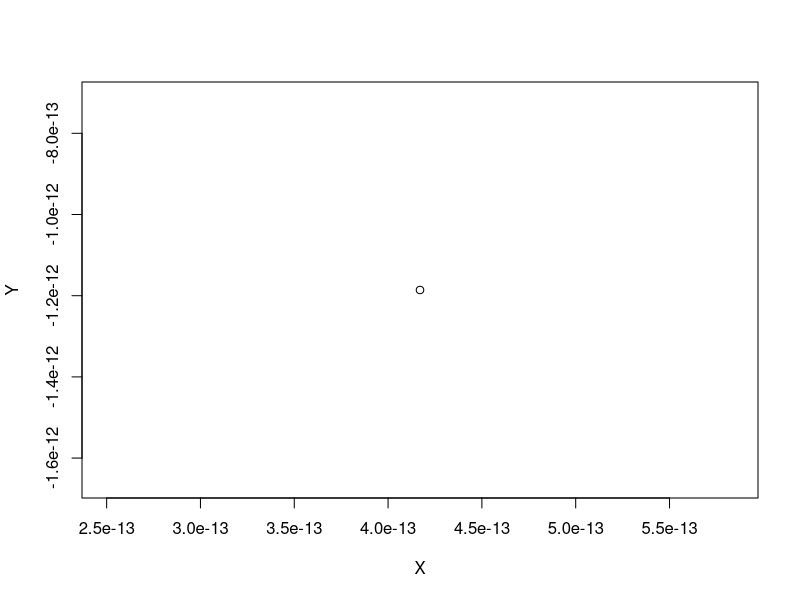
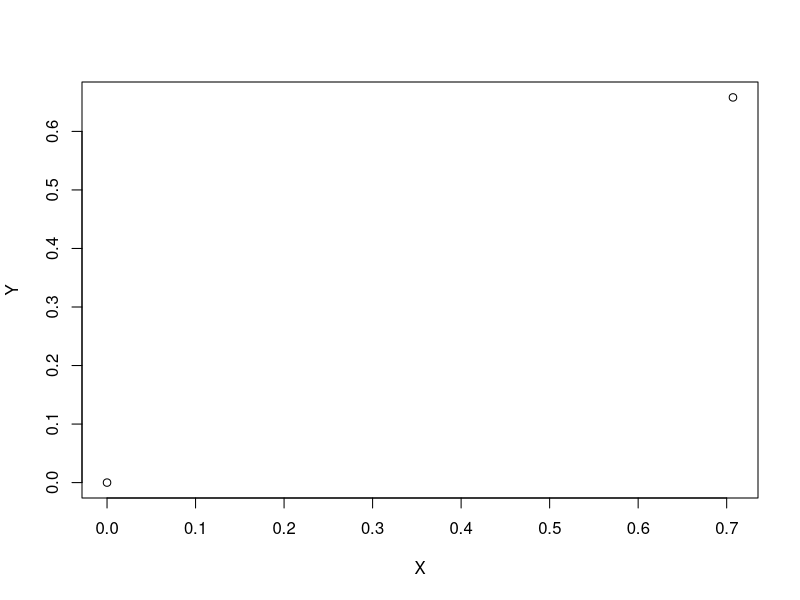
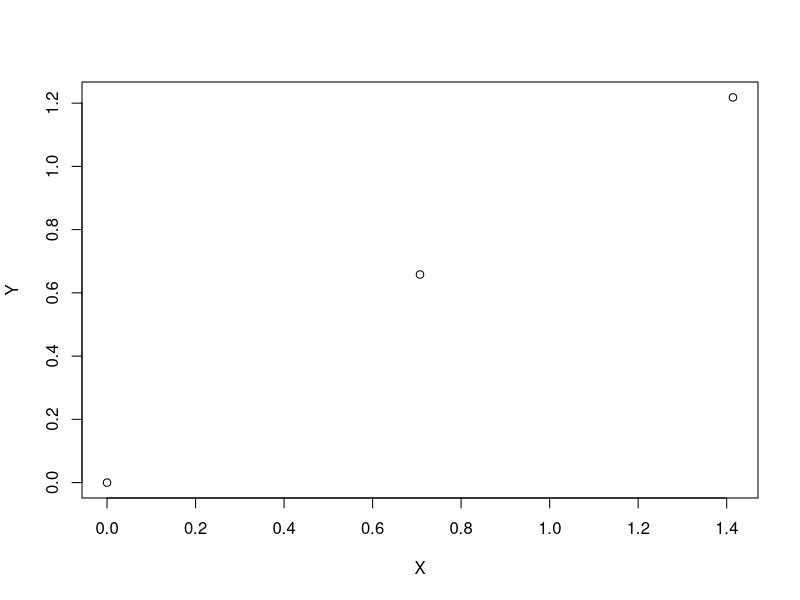
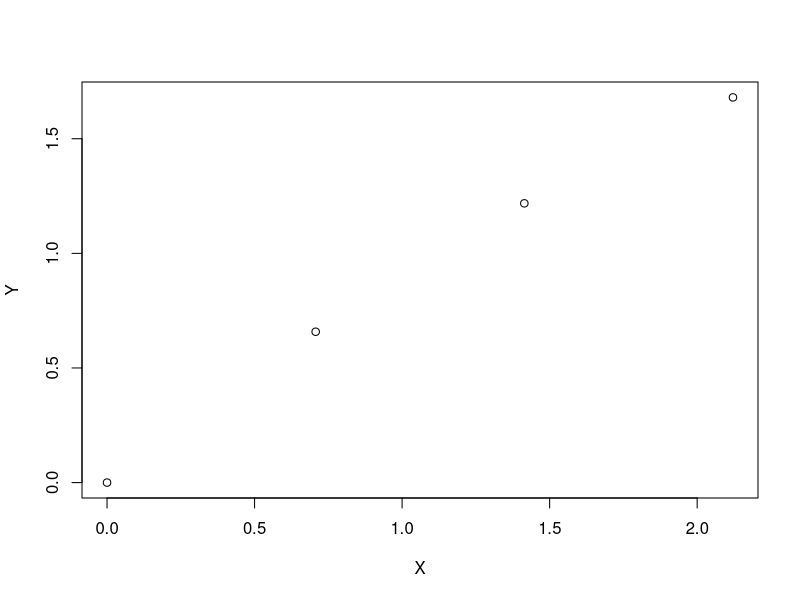
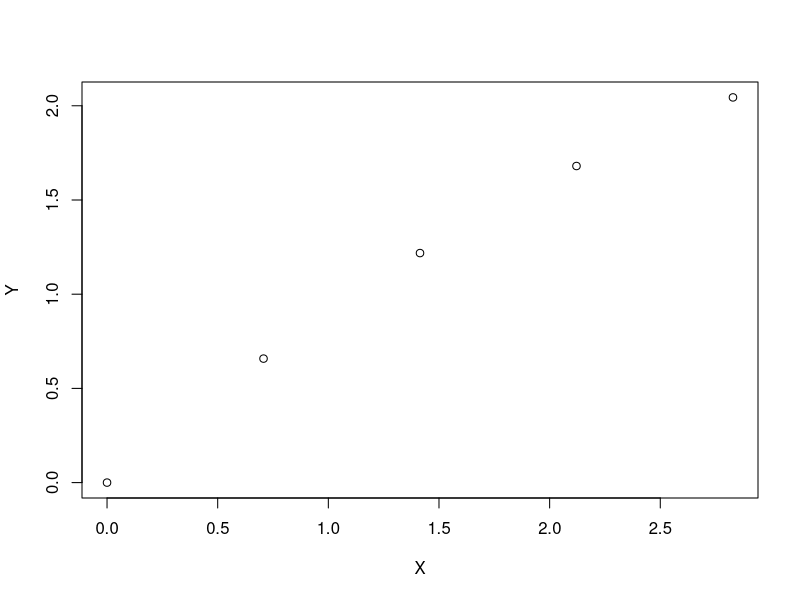
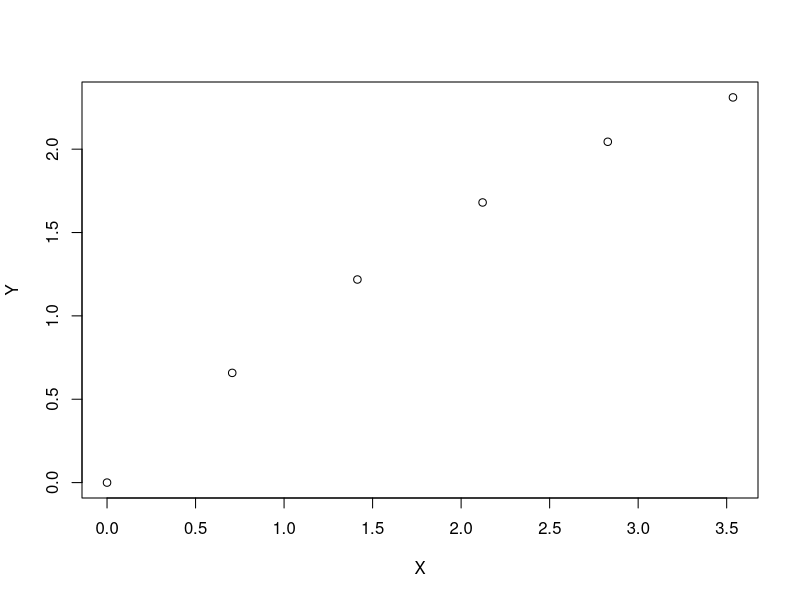
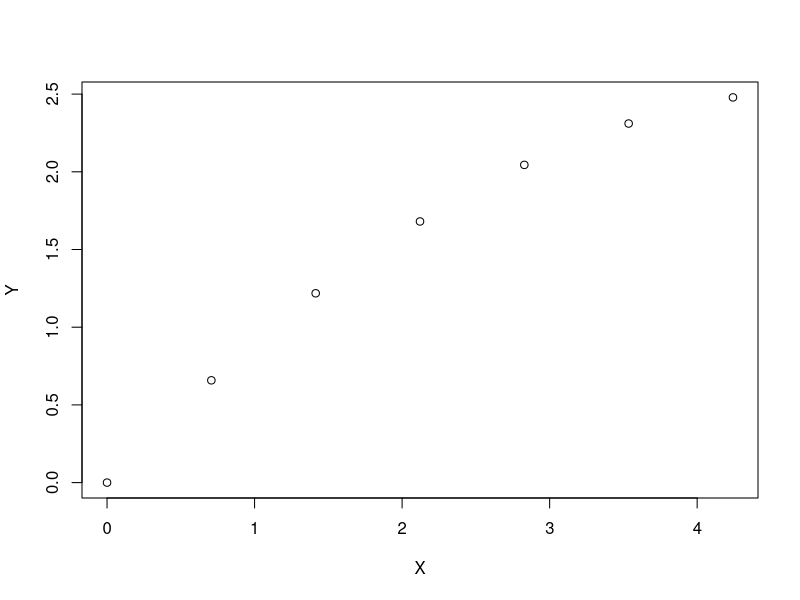
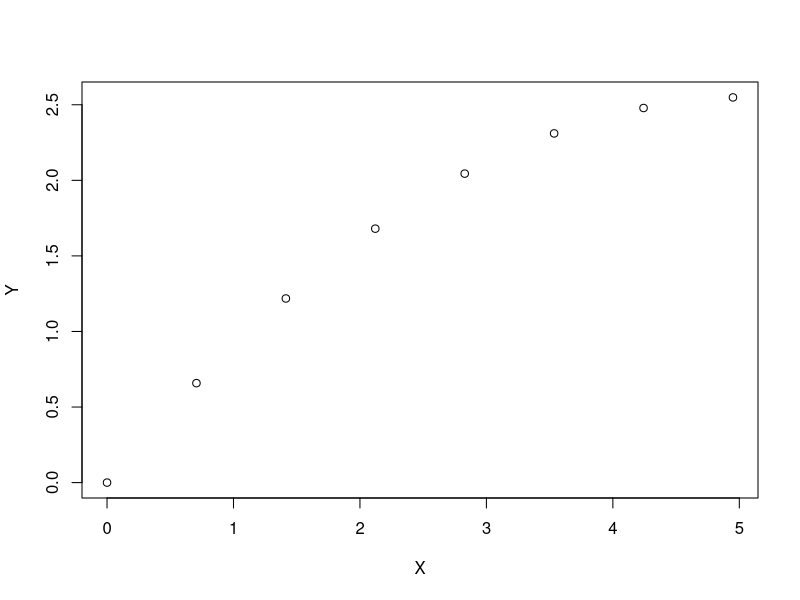

Write R code to recreate these figures, in order.
# Import Data
#projectileData = read.csv(file.choose(new = FALSE), header = FALSE)
projectileData = read.csv('projectiles.csv', header = FALSE)
attach(projectileData)
head(projectileData, 10)

# Cleaning/Formatting Data
dataLength = nrow(projectileData)
X0=c()
X1=c()
Y0=c()
Y1=c()
RESULT_X=c()
RESULT_Y=c()
TIME_SINCE_LAUNCH=c()
i = 1
while (i <= dataLength) {
  end = 2
  while((i+end) <= dataLength && V1[i+end] != 0) {
    X0 = append(X0, V2[i])
    X1 = append(X1, V2[i+1])
    Y0 = append(Y0, V3[i])
    Y1 = append(Y1, V3[i+1])
    RESULT_X = append(RESULT_X, V2[i+end])
    RESULT_Y = append(RESULT_Y, V3[i+end])
    TIME_SINCE_LAUNCH = append(TIME_SINCE_LAUNCH, (end)*0.1)
    end = end + 1
  }
  if  ((i+2) <= dataLength && V1[i+2] == 0) {
    i = i+1
  }
  i = i+1
}

# Test Approach
## Train Set
X0_TRAIN=X0[1:8000]
X1_TRAIN=X1[1:8000]
Y0_TRAIN=Y0[1:8000]
Y1_TRAIN=Y1[1:8000]
RESULT_X_TRAIN=RESULT_X[1:8000]
RESULT_Y_TRAIN=RESULT_Y[1:8000]
TIME_SINCE_LAUNCH_TRAIN=TIME_SINCE_LAUNCH[1:8000]

## Test set
X0_TEST=X0[8001:dataLength]
X1_TEST=X1[8001:dataLength]
Y0_TEST=Y0[8001:dataLength]
Y1_TEST=Y1[8001:dataLength]
RESULT_X_TEST=RESULT_X[8001:dataLength]
RESULT_Y_TEST=RESULT_Y[8001:dataLength]
TIME_SINCE_LAUNCH_TEST=TIME_SINCE_LAUNCH[8001:dataLength]

## Generate Model With Train Set
xModel = lm(RESULT_X_TRAIN ~ X0_TRAIN + X0_TRAIN*TIME_SINCE_LAUNCH_TRAIN + X1_TRAIN*TIME_SINCE_LAUNCH_TRAIN)
yModel = lm(RESULT_Y_TRAIN ~ Y0_TRAIN + Y0_TRAIN*TIME_SINCE_LAUNCH_TRAIN + Y1_TRAIN*TIME_SINCE_LAUNCH_TRAIN + TIME_SINCE_LAUNCH_TRAIN + I(TIME_SINCE_LAUNCH_TRAIN^2))

## Test model:
newXdata <- data.frame(X0_TRAIN=X0_TEST,
                       X1_TRAIN=X1_TEST,
                       TIME_SINCE_LAUNCH_TRAIN=TIME_SINCE_LAUNCH_TEST)
newYdata <- data.frame(Y0_TRAIN=Y0_TEST,
                       Y1_TRAIN=Y1_TEST,
                       TIME_SINCE_LAUNCH_TRAIN=TIME_SINCE_LAUNCH_TEST)
newX = predict(xModel, newdata = newXdata)
newY = predict(yModel, newdata = newYdata)
squaredErrorX = (RESULT_X_TEST-newX)^2
squaredErrorY = (RESULT_Y_TEST-newY)^2
str = sprintf("MSE-X on test set: %s | MSE Y on test set %s", mean(squaredErrorX), mean(squaredErrorY))
print(str)

singlePrediction <- function(x0, x1, y0, y1, time, trueX, trueY) {
  newXdata <- data.frame(X0_TRAIN=c(x0),
                         X1_TRAIN=c(x1),
                         TIME_SINCE_LAUNCH_TRAIN=c(time))
  newYdata <- data.frame(Y0_TRAIN=c(y0),
                         Y1_TRAIN=c(y1),
                         TIME_SINCE_LAUNCH_TRAIN=c(time))
  
  #use the fitted model to predict the value for the new observation
  newX = predict(xModel, newdata = newXdata)
  newY = predict(yModel, newdata = newYdata)
  str = sprintf("Initial Conditions: X0 = %s, X1 = %s, Y0 = %s, Y1 = %s, TIME_SINCE_LAUNCH = %s", x0, x1, y0, y1, time)
  print(str)
  str = sprintf("Squared error: XError^2=%s | YError^2=%s", (trueX-newX[1])^2, (trueY-newY[1])^2)
  print(str)
}
## High angle vs Low angle
print("High Angle Test")
singlePrediction(0, 0.6, 0, 2.939, 6, 36, 2.88)
print("Low Angle Test")
singlePrediction(0, 2.9, 0, 0.768, 1.6, 46.4, 0.528)
## High power vs Low power
print("High Power Test")
singlePrediction(0, 5, 0, 5, 10.3, 515, 0.206)
print("Low Power Test")
singlePrediction(0, 0.5, 0, 0.5, 1.1, 5.5, 0.11)

# Generate Full Model With All Data
xModel = lm(RESULT_X ~ X0 + X0*TIME_SINCE_LAUNCH + X1*TIME_SINCE_LAUNCH)
yModel = lm(RESULT_Y ~ Y0 + Y0*TIME_SINCE_LAUNCH + Y1*TIME_SINCE_LAUNCH + TIME_SINCE_LAUNCH + I(TIME_SINCE_LAUNCH^2))
summary(xModel)
summary(yModel)

# This function calculates the trajectory of a projectile till it hits the ground or till 100 seconds elapse (whichever is first)
# given the x and y coordinates of the projectile (measured 0.1s apart)
calculateTrajectory <- function(x0, x1, y0, y1) {
  X = c()
  Y = c()
  for (time in seq(0, 100, by=0.1)) {

    newXdata <- data.frame(X0=c(x0),
                           X1=c(x1),
                           TIME_SINCE_LAUNCH=c(time))
    newYdata <- data.frame(Y0=c(y0),
                           Y1=c(y1),
                           TIME_SINCE_LAUNCH=c(time))
    
    #use the fitted model to predict the value for the new observation
    newX = predict(xModel, newdata = newXdata)
    newY = predict(yModel, newdata = newYdata)
    if (newY[1] < 0 && time != 0) {
      break
    }
    str = sprintf("Time: %s | Coordinates: (%s, %s)", time, newX[1], newY[1])
    print(str)
    X = append(X, newX[1])
    Y = append(Y, newY[1]) 
    plot(X,Y)
  }

}

# Evaluate Model:
#A1
calculateTrajectory(0.0 ,0.707106781187, 0.0, 0.658106781187)
